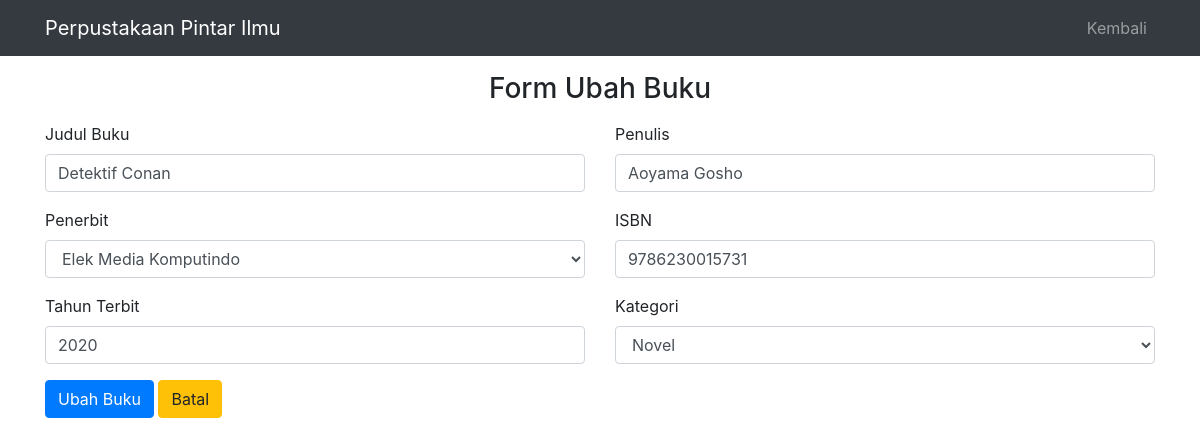
/admin/ubah-buku.php?id=1 (signed in), run on the app's committed database.
### tables this page shows
CREATE TABLE `buku` (
  `id` int(11) NOT NULL,
  `judul` varchar(128) DEFAULT NULL,
  `id_penerbit` int(11) DEFAULT NULL,
  `tahun_terbit` char(4) DEFAULT NULL,
  `penulis` varchar(128) DEFAULT NULL,
  `isbn` varchar(20) DEFAULT NULL,
  `id_kategori` int(11) DEFAULT NULL,
  `tgl_input` date DEFAULT NULL
);

### admin/ubah-buku.php (the view, shortened to what this page needs)
<?php
include '../functions.php';
$id = $_GET['id'];
$sql = "SELECT * FROM buku WHERE id = '$id'";
$hasil = mysqli_query($db, $sql);
$buku = mysqli_fetch_assoc($hasil);
$sql = "SELECT id, nama_penerbit FROM penerbit";
$hasil = mysqli_query($db, $sql);
while ($data = mysqli_fetch_assoc($hasil)) {
    $penerbit[] = $data;
}
$sql = "SELECT id, nama_kategori FROM kategori";
$hasil = mysqli_query($db, $sql);
while ($data = mysqli_fetch_assoc($hasil)) {
    $kategori[] = $data;
}
?>
<!DOCTYPE html>
<html lang="en">
<head>
    <link rel="stylesheet" href="<?= BASE_URL ?>/css/bootstrap.min.css">
</head>
<body>
    <nav class="navbar navbar-expand-lg navbar-dark bg-dark fixed-top">
        <div class="container">
            <a class="navbar-brand" href="">Perpustakaan Pintar Ilmu</a>
            <div class="collapse navbar-collapse" id="navigasiMain">
                <div class="navbar-nav ml-auto">
                    <a class="nav-item nav-link" href="./">Kembali</a>
                </div>
            </div>
        </div>
    </nav>
    <div class="container py-3">
        <h3 class="mt-5 mb-3 pt-2 text-center">Form Ubah Buku</h3>
        <form action="" method="post">
            <div class="row">
                <div class="col-sm-6">
                    <div class="form-group">
                        <label for="judul">Judul Buku</label>
                        <input class="form-control" type="text" name="judul" id="judul" value="<?= $buku['judul'] ?>" required>
                    </div>
                    <div class="form-group">
                        <label for="penerbit">Penerbit</label>
                        <select class="form-control" name="penerbit" id="penerbit">
                            <?php foreach ($penerbit as $p) : ?>
                                <?php if ($p['id'] == $buku['id_penerbit']) : ?>
                                    <option value="<?= $p['id'] ?>" selected><?= $p['nama_penerbit'] ?></option>
                                <?php else : ?>
                                    <option value="<?= $p['id'] ?>"><?= $p['nama_penerbit'] ?></option>
                                <?php endif; ?>
                            <?php endforeach; ?>
                        </select>
                    </div>
                    <div class="form-group">
                        <label for="tahun">Tahun Terbit</label>
                        <input class="form-control" type="number" name="tahun" id="tahun" value="<?= $buku['tahun_terbit'] ?>" required>
                    </div>
                </div>
                <div class="col-sm-6">
                    <div class="form-group">
                        <label for="penulis">Penulis</label>
                        <input class="form-control" type="text" name="penulis" id="penulis" value="<?= $buku['penulis'] ?>" required>
                    </div>
                    <div class="form-group">
                        <label for="isbn">ISBN</label>
                        <input class="form-control" type="text" name="isbn" id="isbn" value="<?= $buku['isbn'] ?>" required>
                    </div>
                    <div class="form-group">
                        <label for="kategori">Kategori</label>
                        <select class="form-control" name="kategori" id="kategori">
                            <?php foreach ($kategori as $k) : ?>
                                <?php if ($k['id'] == $buku['id_kategori']) : ?>
                                    <option value="<?= $k['id'] ?>" selected><?= $k['nama_kategori'] ?></option>
                                <?php else : ?>
                                    <option value="<?= $k['id'] ?>"><?= $k['nama_kategori'] ?></option>
                                <?php endif; ?>
                            <?php endforeach; ?>
                        </select>
                    </div>
                </div>
            </div>
            <button class="btn btn-primary" type="submit" name="submit">Ubah Buku</button>
            <a href="index.php" class="btn btn-warning">Batal</a>
        </form>
    </div>
</body>
</html>

### data on the page
buku: judul "Detektif Conan", tahun "2020", penulis "Aoyama Gosho", isbn "9786230015731"

### other printed values
form field penerbit "Elek Media Komputindo"
form field kategori "Novel"
